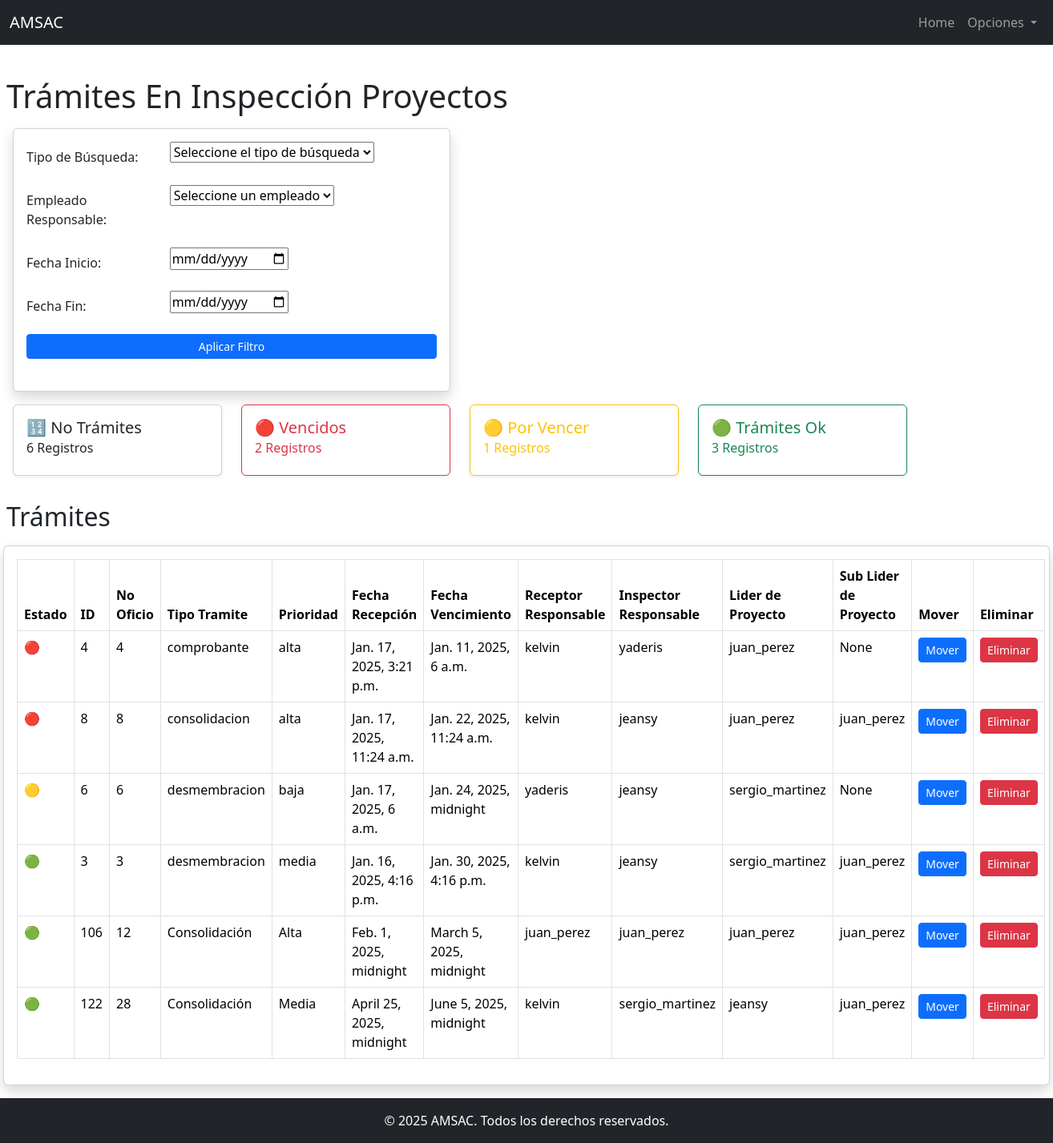
The page /bandeja_inspeccion_proyectos/ (signed in) on the database its author committed.
### app_catastro_inmuebles_01/models.py (models this page shows, shortened)
class Tramite(models.Model):
    ESTADO_CHOICES = [
        ('Recepción', 'Recepción'),
        ('Inspección', 'Inspección'),
        ('Resolución', 'Resolución'),
        ('Finalizado', 'Finalizado'),
        ('Pendiente Subsano', 'Pendiente Subsano'),
        ('Inspección Proyecto', 'Inspección Proyecto'),
        ('Resolución Proyecto', 'Resolución Proyecto'),
    ]
    no_oficio = models.CharField(max_length=50)
    fecha_recepcion = models.DateTimeField()
    fecha_vencimiento = models.DateTimeField()
    prioridad = models.CharField(max_length=10, choices=[('alta', 'Alta'), ('media', 'Media'), ('baja', 'Baja')])
    tramite_tipo = models.CharField(max_length=20, choices=[('inscripcion', 'Inscripción'), ('desmembracion', 'Desmembración'),
                                                            ('consolidacion', 'Consolidación'), ('comprobante', 'Comprobante')])
    receptor_responsable = models.ForeignKey(Usuario, on_delete=models.SET_NULL, null=True, related_name='receptor_responsable')
    inspector_responsable = models.ForeignKey(Usuario, on_delete=models.SET_NULL, null=True, related_name='inspector_responsable')
    resultor_responsable = models.ForeignKey(Usuario, on_delete=models.SET_NULL, null=True, blank=True, related_name='resultor_responsable')
    lider_proyecto = models.ForeignKey(Usuario, on_delete=models.SET_NULL, null=True, blank=True, related_name='lider_proyecto')
    sub_lider_proyecto = models.ForeignKey(Usuario, on_delete=models.SET_NULL, null=True, blank=True, related_name='sub_lider_proyecto')
    resultor_proyecto = models.ForeignKey(Usuario, on_delete=models.SET_NULL, null=True, blank=True, related_name='resultor_proyecto')
    etapa = models.ForeignKey(Etapa, on_delete=models.CASCADE)
    fecha_movimiento = models.DateTimeField(auto_now=True)  # Fecha en que el trámite cambia de etapa
    comentarios = models.TextField(blank=True, null=True)
    delegado_a = models.ForeignKey(Usuario, on_delete=models.SET_NULL, null=True, related_name='delegado_a')

class Usuario(AbstractUser):
    ROLES = [
        ('recepcionista', 'Recepcionista'),
        ('inspector', 'Inspector'),
        ('resultor', 'Resultor'),
        ('lider_proyecto', 'Líder de Proyecto'),
        ('sub_lider_proyecto', 'Sub Líder de Proyecto'),
        ('resultor_proyecto', 'Resultor de Proyecto'),
    ]
    rol = models.CharField(max_length=20, choices=ROLES, null=True, blank=True)
    def __str__(self):
        return f"{self.username}"  # Para mostrar el rol del usuario agregar ({self.get_rol_display()})

### app_catastro_inmuebles_01/views.py (the view)
# urls.py: path('bandeja_inspeccion_proyectos/', views.bandeja_inspeccion_proyectos, name='bandeja_inspeccion_proyectos'),
@login_required
def bandeja_inspeccion_proyectos(request):
    tramites = Tramite.objects.filter(etapa__nombre="Inspección Proyecto")
    etapas = Etapa.objects.all()
    sub_lideres_proyecto = Usuario.objects.filter(rol='sub_lider_proyecto')  # Obtener todos los sub-líderes de proyecto disponibles
    resultores_proyectos = Usuario.objects.filter(rol='resultor_proyecto')  # Obtener todos los resultores de proyecto disponibles
    if request.method == 'GET':
        form = FiltroTramitesForm(request.GET)
        if form.is_valid():
            tramites = form.filter_tramites(tramites)
    else:
        form = FiltroTramitesForm()
    today = timezone.now()
    warning_period = timedelta(days=5)  # Definir 5 días antes del vencimiento como "por vencer"
    tramites_vencidos = []
    tramites_por_vencer = []
    tramites_ok = []
    for tramite in tramites:
        if tramite.fecha_vencimiento < today:
            tramite.estado = 'vencido'
            tramites_vencidos.append(tramite)
        elif tramite.fecha_vencimiento <= today + warning_period:
            tramite.estado = 'por_vencer'
            tramites_por_vencer.append(tramite)
        else:
            tramite.estado = 'ok'
            tramites_ok.append(tramite)
    tramites_vencidos_count = len(tramites_vencidos)
    tramites_por_vencer_count = len(tramites_por_vencer)
    tramites_ok_count = len(tramites_ok)
    tramites_totales = tramites_vencidos_count + tramites_por_vencer_count + tramites_ok_count
    tramites_ordenados = tramites_vencidos + tramites_por_vencer + tramites_ok
    context = {
        'etapas': etapas,
        'tramites': tramites_ordenados,
        'sub_lideres_proyecto': sub_lideres_proyecto,
        'resultores_proyectos': resultores_proyectos,
        'tramites_vencidos_count': tramites_vencidos_count,
        'tramites_por_vencer_count': tramites_por_vencer_count,
        'tramites_ok_count': tramites_ok_count,
        'tramites_totales': tramites_totales,
        'form': form,
    }
    return render(request, 'app_catastro_inmuebles_01/bandeja_inspeccion_proyecto.html', context)

### app_catastro_inmuebles_01/forms.py (called while the page is built, shortened)
    def filter_tramites(self, queryset):
        tipo_busqueda = self.cleaned_data.get('tipo_busqueda')
        empleado_id = self.cleaned_data.get('empleado')
        fecha_inicio = self.cleaned_data.get('fecha_inicio')
        fecha_fin = self.cleaned_data.get('fecha_fin')
        if fecha_inicio:
            queryset = queryset.filter(fecha_vencimiento__gte=fecha_inicio)
        if fecha_fin:
            queryset = queryset.filter(fecha_vencimiento__lte=fecha_fin)
        return queryset

### app_catastro_inmuebles_01/templates/app_catastro_inmuebles_01/bandeja_inspeccion_proyecto.html (shortened to what this page needs)
{% extends 'base.html' %}
{% block content %}
    <h1 class="ms-2">Trámites En Inspección Proyectos</h1>
    <div class="container mb-3 mt-3 ms-1 me-1">
        <div class="row">
            <div class="col-12 col-md-6">
                <div class="card shadow">
                    <div class="card-body">
                        <form method="GET" class="mb-4">
                            <div class="mb-3">
                                {% for field in form %}
                                    <div class="row mb-3">
                                        <label class="col-sm-4 col-form-label">{{ field.label_tag }}</label>
                                        <div class="col-sm-8">
                                            {{ field }}
                                        </div>
                                    </div>
                                {% endfor %}
                            </div>
                            <div class="d-grid">
                                <button type="submit" class="btn btn-primary btn-sm">Aplicar Filtro</button>
                            </div>
                        </form>
                    </div>
                </div>
            </div>
        </div>
    </div>
    <div class="container mb-3 mt-3 ms-1 me-1">
        <div class="row">
            <div class="col-12 col-md-3 mb-3">
                <div class="card shadow-sm ">
                    <div class="card-body">
                        <h5 class="card-title">
                            <span>🔢</span> No Trámites
                        </h5>
                        <h6 class="card-subtitle mb-2 font-weight-bold">
                            {{ tramites_totales }} Registros
                        </h6>
                    </div>
                </div>
            </div>
            <div class="col-12 col-md-3 mb-3">
                <div class="card shadow-sm border-danger">
                    <div class="card-body">
                        <h5 class="card-title text-danger">
                            <span>🔴</span> Vencidos
                        </h5>
                        <h6 class="card-subtitle mb-2 text-danger font-weight-bold">
                            {{ tramites_vencidos_count }} Registros
                        </h6>
                    </div>
                </div>
            </div>
            <div class="col-12 col-md-3 mb-3">
                <div class="card shadow-sm border-warning">
                    <div class="card-body">
                        <h5 class="card-title text-warning">
                            <span>🟡</span> Por Vencer
                        </h5>
                        <h6 class="card-subtitle mb-2 text-warning font-weight-bold">
                            {{ tramites_por_vencer_count }} Registros
                        </h6>
                    </div>
                </div>
            </div>
            <div class="col-12 col-md-3 mb-3">
                <div class="card shadow-sm border-success">
                    <div class="card-body">
                        <h5 class="card-title text-success">
                            <span>🟢</span> Trámites Ok
                        </h5>
                        <h6 class="card-subtitle mb-2 text-success font-weight-bold">
                            {{ tramites_ok_count }} Registros
                        </h6>
                    </div>
                </div>
            </div>
        </div>
    </div>
    <h2 class="ms-2">Trámites</h2>
    <div class="Container mb-3 mt-3 ms-1 me-1">
        <div class="card shadow">
            <div class="card-body">
                <table class="table table-bordered">
                    <thead>
                        <tr>
                            <th scope="col">Estado</th>
                            <th scope="col">ID</th>
                            <th scope="col">No Oficio</th>
                            <th scope="col">Tipo Tramite</th>
                            <th scope="col">Prioridad</th>
                            <th scope="col">Fecha Recepción</th>
                            <th scope="col">Fecha Vencimiento</th>
                            <th scope="col">Receptor Responsable</th>
                            <th scope="col">Inspector Responsable</th>
                            <th scope="col">Lider de Proyecto</th>
                            <th scope="col">Sub Lider de Proyecto</th>
                            <th scope="col">Mover</th>
                            <th scope="col">Eliminar</th>
                        </tr>
                    </thead>
                    <tbody>
                        {% for tramite in tramites %}
                            <tr>
                                <td>
                                    {% if tramite.estado == 'vencido' %}
                                        🔴
                                    {% elif tramite.estado == 'por_vencer' %}
                                        🟡
                                    {% elif tramite.estado == 'ok' %}
                                        🟢
                                    {% endif %}
                                </td>
                                <td>{{ tramite.id }}</td>
                                <td>{{ tramite.no_oficio }}</td>
                                <td>{{ tramite.tramite_tipo }}</td>
                                <td>{{ tramite.prioridad }}</td>
                                <td>{{ tramite.fecha_recepcion }}</td>
                                <td>{{ tramite.fecha_vencimiento }}</td>
                                <td>{{ tramite.receptor_responsable }}</td>
                                <td>{{ tramite.inspector_responsable }}</td>
                                <td>{{ tramite.lider_proyecto }}</td>
                                <td>{{ tramite.sub_lider_proyecto }}</td>
                                <td>
                                    <button class="btn btn-primary btn-sm" data-bs-toggle="modal" data-bs-target="#modal{{ tramite.id }}">Mover</button>
                                </td>
                                <td><button class="btn btn-danger btn-sm">Eliminar</button></td>
                            </tr>
                        {% endfor %}
                    </tbody>
                </table>
            </div>
        </div>
    </div>
{% endblock %}

### rows shown on the page
Tramite: id "4", no_oficio "4", tramite_tipo "comprobante", prioridad "alta", fecha_recepcion "Jan. 17, 2025, 3:21 p.m.", fecha_vencimiento "Jan. 11, 2025, 6 a.m.", receptor_responsable "kelvin", inspector_responsable "yaderis", lider_proyecto "juan_perez", sub_lider_proyecto "None"
Tramite: id "8", no_oficio "8", tramite_tipo "consolidacion", prioridad "alta", fecha_recepcion "Jan. 17, 2025, 11:24 a.m.", fecha_vencimiento "Jan. 22, 2025, 11:24 a.m.", receptor_responsable "kelvin", inspector_responsable "jeansy", lider_proyecto "juan_perez", sub_lider_proyecto "juan_perez"
Tramite: id "6", no_oficio "6", tramite_tipo "desmembracion", prioridad "baja", fecha_recepcion "Jan. 17, 2025, 6 a.m.", fecha_vencimiento "Jan. 24, 2025, midnight", receptor_responsable "yaderis", inspector_responsable "jeansy", lider_proyecto "sergio_martinez", sub_lider_proyecto "None"
Tramite: id "3", no_oficio "3", tramite_tipo "desmembracion", prioridad "media", fecha_recepcion "Jan. 16, 2025, 4:16 p.m.", fecha_vencimiento "Jan. 30, 2025, 4:16 p.m.", receptor_responsable "kelvin", inspector_responsable "jeansy", lider_proyecto "sergio_martinez", sub_lider_proyecto "juan_perez"
Tramite: id "106", no_oficio "12", tramite_tipo "Consolidación", prioridad "Alta", fecha_recepcion "Feb. 1, 2025, midnight", fecha_vencimiento "March 5, 2025, midnight", receptor_responsable "juan_perez", inspector_responsable "juan_perez", lider_proyecto "juan_perez", sub_lider_proyecto "juan_perez"
Tramite: id "122", no_oficio "28", tramite_tipo "Consolidación", prioridad "Media", fecha_recepcion "April 25, 2025, midnight", fecha_vencimiento "June 5, 2025, midnight", receptor_responsable "kelvin", inspector_responsable "sergio_martinez", lider_proyecto "jeansy", sub_lider_proyecto "juan_perez"

### other values the page prints
{{ field.label_tag }} "Tipo de Búsqueda:" "Empleado Responsable:" "Fecha Inicio:" "Fecha Fin:"
{{ tramites_totales }} "6"
{{ tramites_vencidos_count }} "2"
{{ tramites_por_vencer_count }} "1"
{{ tramites_ok_count }} "3"
